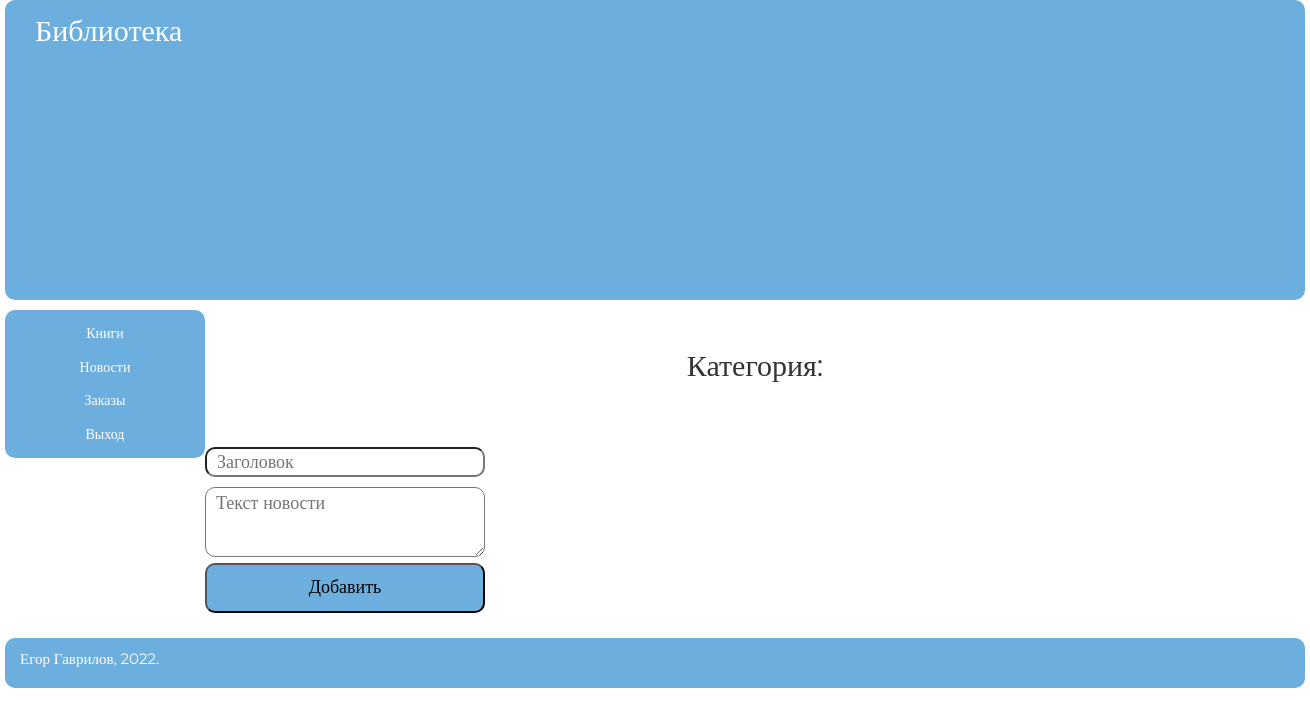
Before: /adminka/news.php with the older database file.
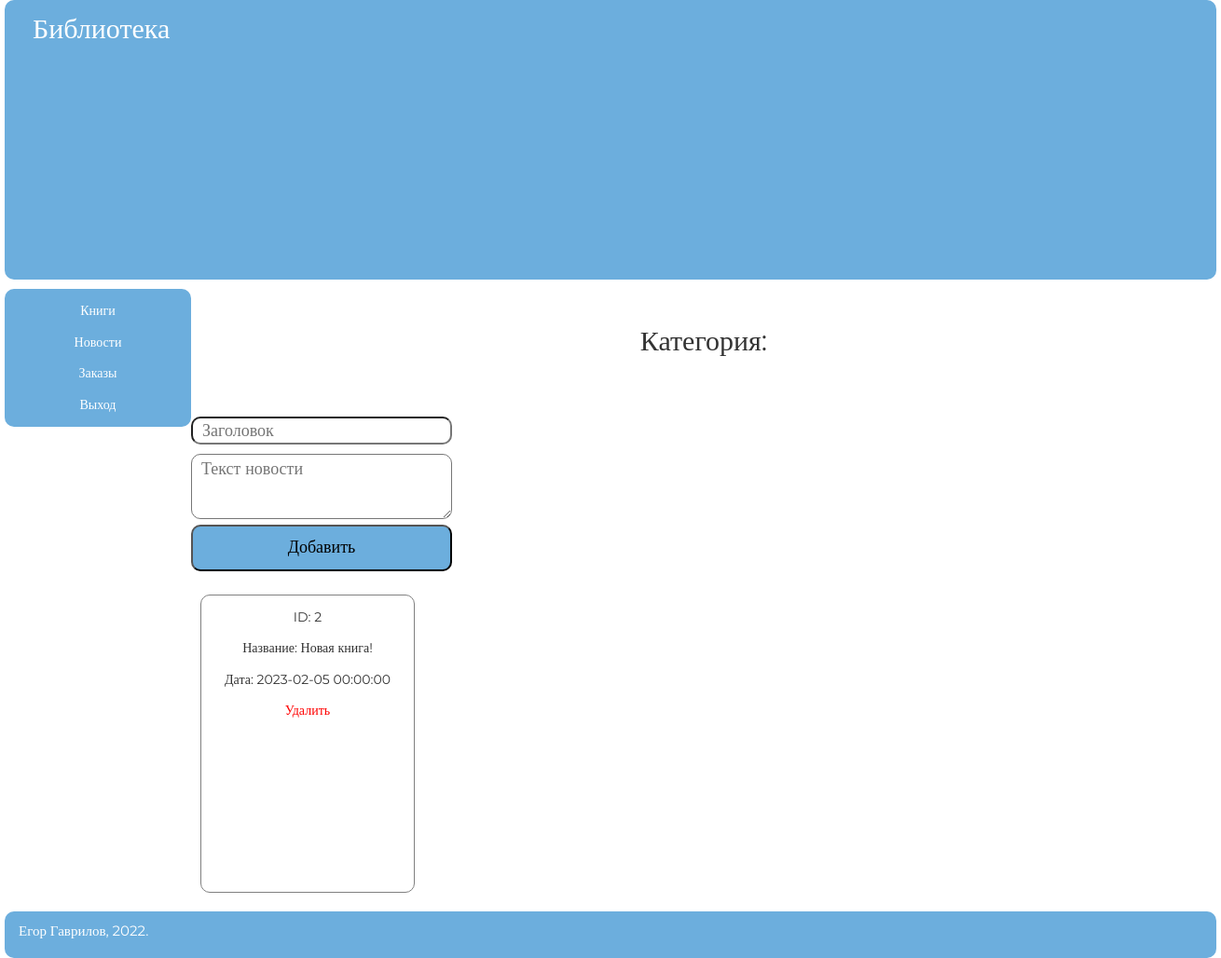
After: the same page with the newer database file.
### tables this page shows
CREATE TABLE `news` (
  `id` int(11) NOT NULL,
  `name` text NOT NULL,
  `text` text NOT NULL,
  `date` datetime NOT NULL DEFAULT current_timestamp()
);

### adminka/news.php (called while the page is built)
<?php
include "components/header.php";
include "components/contents/news.php";
include "components/sidebar.php";
include "../components/footer.php";

### adminka/components/contents/news.php (the view, shortened to what this page needs)
<div class="container clearfix">
    <main class="content">
        <p style="text-align: center; font-size: 30px; margin: 0; padding: 1.5em 0;">Категория:</p>
        <div class="reg_form">
            <form method="POST">
                <input type="text" name="name" placeholder="Заголовок">
                <textarea name="text_news" placeholder="Текст новости"></textarea>
                <input type="submit" name="add" value="Добавить">
            </form>
        </div>
        <div class="boxes">
            <?php
            $str_out_news = "SELECT * FROM `news`";
            $run_out_news = mysqli_query($connect, $str_out_news);
            while ($out_news = mysqli_fetch_array($run_out_news)) {
                echo "
                        <div class='box'>
                            <p>ID: $out_news[id]</p>
                            <p>Название: $out_news[name]</p>
                            <p>Дата: $out_news[date]</p>
                            <p>
                                <a href='controllers/del.php?del_news=$out_news[id]' class=delete>
                                    Удалить
                                </a>
                            </p>
                        </div>
                        ";
            }
            ?>
        </div>
    </main>

Changed rows visible on the page:
added news: id "2", name "Новая книга!", date "2023-02-05 00:00:00"
